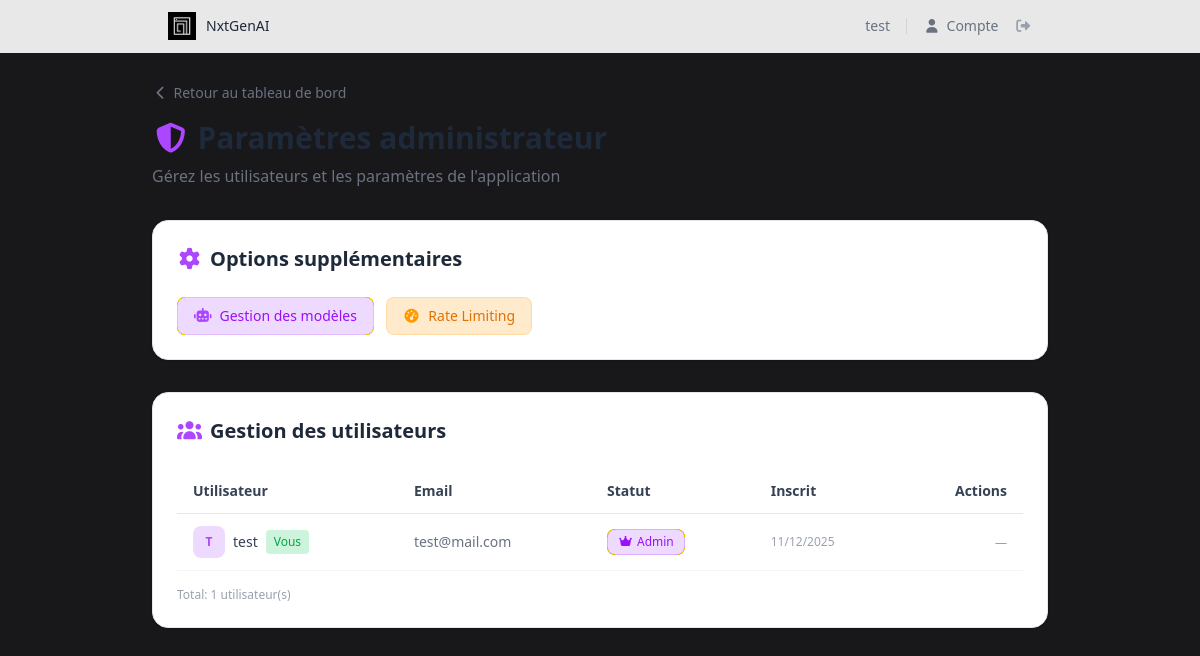
Screenshot of /admin/settings.php (signed in) with the database file from the repository.
### tables this page shows
CREATE TABLE IF NOT EXISTS `users` (
  `id` int UNSIGNED NOT NULL AUTO_INCREMENT,
  `username` varchar(50) NOT NULL,
  `email` varchar(255) NOT NULL,
  `password_hash` varchar(255) NOT NULL,
  `is_admin` tinyint(1) NOT NULL DEFAULT '0',
  `user_plan` enum('free','basic','premium','custom') NOT NULL DEFAULT 'free' COMMENT 'Plan de l''utilisateur',
  `daily_limit` int NOT NULL DEFAULT '10' COMMENT 'Limite de messages par jour (-1 = illimité)',
  `hourly_limit` int NOT NULL DEFAULT '3' COMMENT 'Limite de messages par heure (-1 = illimité)',
  `monthly_limit` int NOT NULL DEFAULT '200' COMMENT 'Limite de messages par mois (-1 = illimité)',
  `current_daily_count` int NOT NULL DEFAULT '0' COMMENT 'Compteur actuel journalier',
  `current_hourly_count` int NOT NULL DEFAULT '0' COMMENT 'Compteur actuel horaire',
  `current_monthly_count` int NOT NULL DEFAULT '0' COMMENT 'Compteur actuel mensuel',
  `last_daily_reset` timestamp NULL DEFAULT NULL COMMENT 'Dernière réinitialisation journalière',
  `last_hourly_reset` timestamp NULL DEFAULT NULL COMMENT 'Dernière réinitialisation horaire',
  `last_monthly_reset` timestamp NULL DEFAULT NULL COMMENT 'Dernière réinitialisation mensuelle',
  `github_id` varchar(50) DEFAULT NULL,
  `github_username` varchar(100) DEFAULT NULL,
  `github_token` varchar(255) DEFAULT NULL,
  `github_refresh_token` varchar(255) DEFAULT NULL COMMENT 'Refresh token GitHub OAuth',
  `github_token_expires_at` timestamp NULL DEFAULT NULL COMMENT 'Date d''expiration du token GitHub',
  `github_connected_at` timestamp NULL DEFAULT NULL,
  `created_at` timestamp NOT NULL DEFAULT CURRENT_TIMESTAMP,
  `updated_at` timestamp NOT NULL DEFAULT CURRENT_TIMESTAMP ON UPDATE CURRENT_TIMESTAMP,
  `last_login` timestamp NULL DEFAULT NULL,
  PRIMARY KEY (`id`),
  UNIQUE KEY `unique_username` (`username`),
  UNIQUE KEY `unique_email` (`email`),
  KEY `idx_is_admin` (`is_admin`),
  KEY `idx_github_id` (`github_id`),
  KEY `idx_user_plan` (`user_plan`),
  KEY `idx_daily_usage` (`current_daily_count`,`last_daily_reset`),
  KEY `idx_hourly_usage` (`current_hourly_count`,`last_hourly_reset`),
  KEY `idx_github_token_expiry` (`github_token_expires_at`)
);

### admin/settings.php (the view, shortened to what this page needs)
<?php
require_once '../zone_membres/db.php';
$users = [];
try {
  $stmt = $pdo->query("SELECT id, username, email, is_admin, created_at FROM users ORDER BY created_at DESC");
  $users = $stmt->fetchAll();
} catch (PDOException $ex) {
  $error = "Erreur lors de la récupération des utilisateurs: " . $ex->getMessage();
}
?>
<!DOCTYPE html>
<html lang="fr" class="dark">
<head>
  <link rel="stylesheet" href="https://cdnjs.cloudflare.com/ajax/libs/font-awesome/7.0.1/css/all.min.css" />
  <script src="https://cdn.jsdelivr.net/npm/@tailwindcss/browser@4"></script>
</head>
<body class="min-h-screen text-gray-600 dark:text-neutral-400">
  <header class="fixed top-0 left-0 right-0 z-50 bg-white/90 dark:bg-[oklch(21%_0.006_285.885)]/90 backdrop-blur-md border-b border-gray-200 dark:border-neutral-700/50">
    <div class="max-w-4xl mx-auto px-4 py-3 flex items-center justify-between">
      <a href="../index.php" class="flex items-center gap-2.5 text-sm font-medium text-gray-800 dark:text-neutral-200 hover:text-gray-900 dark:hover:text-white transition-colors">
        <img src="../assets/images/logo.svg" alt="NxtGenAI" class="w-7 h-7" />
        <span>NxtGenAI</span>
      </a>
      <nav class="flex items-center gap-4">
        <span class="text-sm text-gray-500 dark:text-neutral-400"><?php echo htmlspecialchars($_SESSION['username'], ENT_QUOTES, 'UTF-8'); ?></span>
        <a href="../zone_membres/dashboard.php" class="text-sm text-gray-500 dark:text-neutral-400 hover:text-green-600 dark:hover:text-green-400 transition-colors">
          <i class="fa-solid fa-user mr-1.5"></i>Compte
        </a>
        <a href="../zone_membres/logout.php" class="text-sm text-gray-400 dark:text-neutral-500 hover:text-red-500 dark:hover:text-red-400 transition-colors">
          <i class="fa-solid fa-sign-out-alt"></i>
        </a>
      </nav>
    </div>
  </header>
  <main class="pt-20 pb-10 min-h-screen px-4">
    <div class="max-w-4xl mx-auto">
      <div class="mb-8">
        <a href="../zone_membres/dashboard.php" class="text-sm text-gray-500 dark:text-neutral-400 hover:text-green-600 dark:hover:text-green-400 transition-colors">
          <i class="fa-solid fa-chevron-left mr-1"></i>Retour au tableau de bord
        </a>
        <h1 class="text-3xl font-bold text-gray-800 dark:text-white mt-4 mb-2">
          <i class="fa-solid fa-shield-halved text-purple-500 dark:text-purple-400 mr-2"></i>Paramètres administrateur
        </h1>
        <p class="text-gray-500 dark:text-neutral-400">Gérez les utilisateurs et les paramètres de l'application</p>
      </div>
      <div class="bg-white dark:bg-neutral-800/50 border border-gray-200 dark:border-neutral-700/50 rounded-2xl p-6 mb-8 shadow-sm dark:shadow-none">
        <h2 class="text-xl font-semibold text-gray-800 dark:text-white mb-6">
          <i class="fa-solid fa-gear text-purple-500 dark:text-purple-400 mr-2"></i>Options supplémentaires
        </h2>
        <div class="flex flex-wrap gap-3">
          <a href="models_manager.php" class="inline-flex items-center gap-2 px-4 py-2 bg-purple-500/20 hover:bg-purple-500/30 border border-purple-500/20 rounded-lg text-sm text-purple-600 dark:text-purple-400 font-medium transition-colors">
            <i class="fa-solid fa-robot text-purple-500 dark:text-purple-400"></i>Gestion des modèles
          </a>
          <a href="rate_limits.php" class="inline-flex items-center gap-2 px-4 py-2 bg-amber-500/20 hover:bg-amber-500/30 border border-amber-500/20 rounded-lg text-sm text-amber-600 dark:text-amber-400 font-medium transition-colors">
            <i class="fa-solid fa-gauge-high text-amber-500 dark:text-amber-400"></i>Rate Limiting
          </a>
        </div>
      </div>
      <div class="bg-white dark:bg-neutral-800/50 border border-gray-200 dark:border-neutral-700/50 rounded-2xl p-6 shadow-sm dark:shadow-none">
        <h2 class="text-xl font-semibold text-gray-800 dark:text-white mb-6">
          <i class="fa-solid fa-users text-purple-500 dark:text-purple-400 mr-2"></i>Gestion des utilisateurs
        </h2>
        <?php if (empty($users)): ?>
          <p class="text-gray-500 dark:text-neutral-400 text-center py-8">Aucun utilisateur trouvé.</p>
        <?php else: ?>
          <div class="overflow-x-auto">
            <table class="w-full text-sm">
              <thead>
                <tr class="border-b border-gray-200 dark:border-neutral-700/50">
                  <th class="text-left py-3 px-4 font-semibold text-gray-700 dark:text-neutral-300">Utilisateur</th>
                  <th class="text-left py-3 px-4 font-semibold text-gray-700 dark:text-neutral-300">Email</th>
                  <th class="text-left py-3 px-4 font-semibold text-gray-700 dark:text-neutral-300">Statut</th>
                  <th class="text-left py-3 px-4 font-semibold text-gray-700 dark:text-neutral-300">Inscrit</th>
                  <th class="text-right py-3 px-4 font-semibold text-gray-700 dark:text-neutral-300">Actions</th>
                </tr>
              </thead>
              <tbody>
                <?php foreach ($users as $user): ?>
                  <tr class="border-b border-gray-100 dark:border-neutral-700/30 hover:bg-gray-50 dark:hover:bg-neutral-700/20 transition-colors">
                    <td class="py-3 px-4">
                      <div class="flex items-center gap-2">
                        <div class="w-8 h-8 rounded-lg bg-purple-500/20 flex items-center justify-center text-xs font-semibold text-purple-500 dark:text-purple-400">
                          <?php echo strtoupper(substr($user['username'], 0, 1)); ?>
                        </div>
                        <span class="text-gray-700 dark:text-neutral-200 font-medium"><?php echo htmlspecialchars($user['username'], ENT_QUOTES, 'UTF-8'); ?></span>
                        <?php if ($user['id'] == $_SESSION['user_id']): ?>
                          <span class="text-xs px-2 py-1 bg-green-500/20 text-green-600 dark:text-green-400 rounded">Vous</span>
                        <?php endif; ?>
                      </div>
                    </td>
                    <td class="py-3 px-4 text-gray-500 dark:text-neutral-400">
                      <?php echo htmlspecialchars($user['email'] ?? 'N/A', ENT_QUOTES, 'UTF-8'); ?>
                    </td>
                    <td class="py-3 px-4">
                      <?php if ($user['is_admin']): ?>
                        <span class="inline-flex items-center gap-1 px-2.5 py-1 bg-purple-500/20 border border-purple-500/30 rounded-lg text-xs text-purple-600 dark:text-purple-400 font-medium">
                          <i class="fa-solid fa-crown"></i>Admin
                        </span>
                      <?php else: ?>
                        <span class="inline-flex items-center gap-1 px-2.5 py-1 bg-gray-200 dark:bg-neutral-700/50 border border-gray-300 dark:border-neutral-600/30 rounded-lg text-xs text-gray-600 dark:text-neutral-400 font-medium">
                          <i class="fa-solid fa-user"></i>Utilisateur
                        </span>
                      <?php endif; ?>
                    </td>
                    <td class="py-3 px-4 text-gray-400 dark:text-neutral-500 text-xs">
                      <?php echo date('d/m/Y', strtotime($user['created_at'])); ?>
                    </td>
                    <td class="py-3 px-4 text-right">
                      <?php if ($user['id'] != $_SESSION['user_id']): ?>
                        <div class="flex items-center justify-end gap-2">
                          <button type="button" class="px-3 py-1 bg-purple-500/20 hover:bg-purple-500/30 border border-purple-500/20 rounded-lg text-xs text-purple-600 dark:text-purple-400 transition-colors cursor-pointer"
                            onclick="openConfirmModal('toggle_admin', <?php echo $user['id']; ?>, '<?php echo $user['is_admin'] ? 'Rétrograder' : 'Promouvoir'; ?> cet utilisateur ?', '<?php echo htmlspecialchars($user['username'], ENT_QUOTES, 'UTF-8'); ?>')">
                            <?php echo $user['is_admin'] ? 'Rétrograder' : 'Promouvoir'; ?>
                          </button>
                          <button type="button" class="px-3 py-1 bg-amber-500/20 hover:bg-amber-500/30 border border-amber-500/20 rounded-lg text-xs text-amber-600 dark:text-amber-400 transition-colors cursor-pointer"
                            onclick="openResetModal(<?php echo $user['id']; ?>, '<?php echo htmlspecialchars($user['username'], ENT_QUOTES, 'UTF-8'); ?>')">
                            Réinitialiser MDP
                          </button>
                          <button type="button" class="px-3 py-1 bg-red-500/20 hover:bg-red-500/30 border border-red-500/20 rounded-lg text-xs text-red-500 dark:text-red-400 transition-colors cursor-pointer"
                            onclick="openConfirmModal('delete_user', <?php echo $user['id']; ?>, 'Êtes-vous sûr ? Cette action est irréversible.', '<?php echo htmlspecialchars($user['username'], ENT_QUOTES, 'UTF-8'); ?>')">
                            Supprimer
                          </button>
                        </div>
                      <?php else: ?>
                        <span class="text-xs text-gray-400 dark:text-neutral-500">—</span>
                      <?php endif; ?>
                    </td>
                  </tr>
                <?php endforeach; ?>
              </tbody>
            </table>
          </div>
          <p class="text-xs text-gray-400 dark:text-neutral-500 mt-4">Total: <?php echo count($users); ?> utilisateur(s)</p>
        <?php endif; ?>
      </div>
    </div>
  </main>
</body>
</html>

### admin/settings.php (style rules this page uses)
* { font-family: 'TikTok Sans', system-ui, sans-serif; }
body { background-color: #f8fafc; }
.dark body { background-color: oklch(21% 0.006 285.885); }

### rows the page displays
users: username "T", username "test", shows "Vous", email "test@mail.com", is_admin 1 (drawn), created_at "11/12/2025"

### other values shown
$_SESSION['username'] "test"
count($users) "1"
